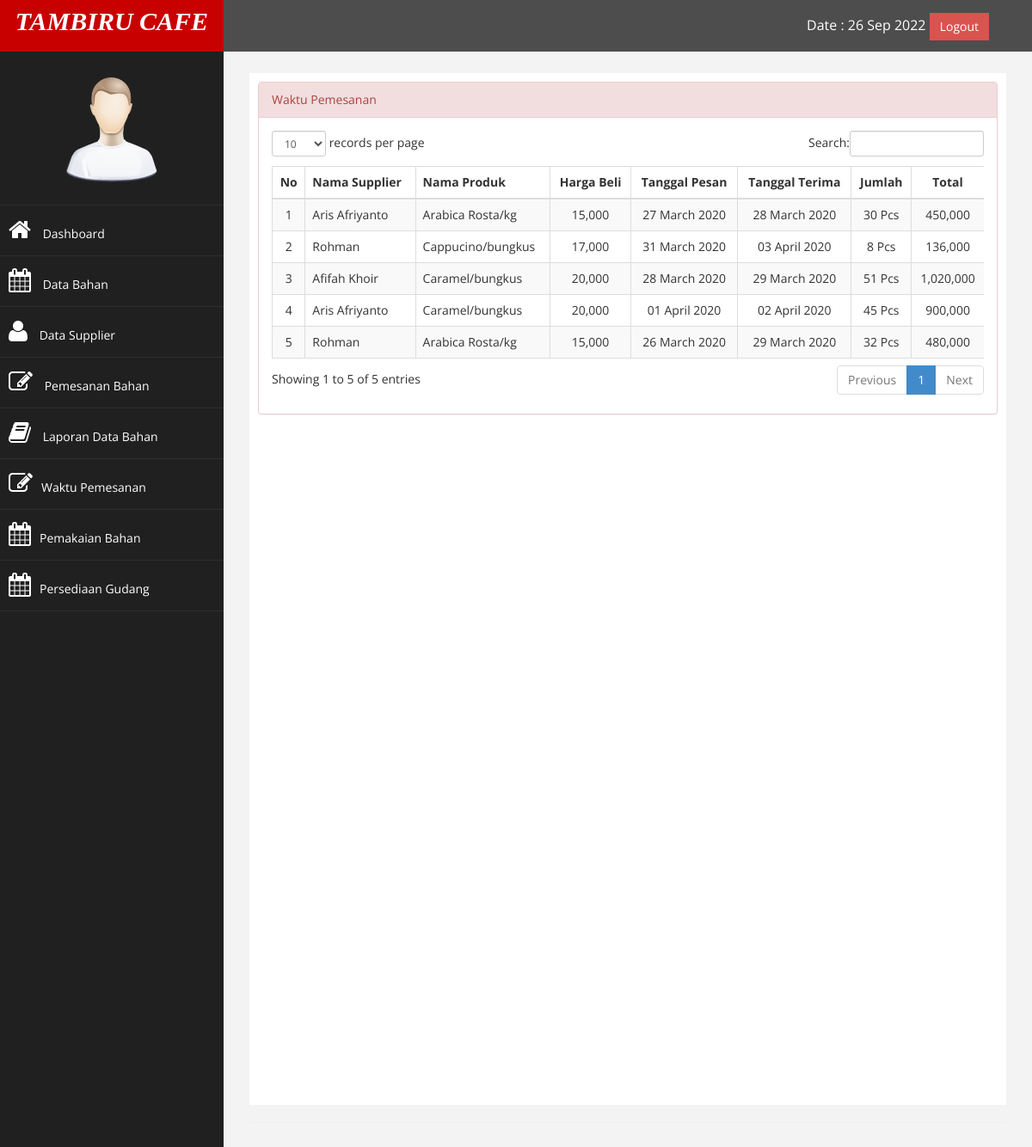
Page /index.php?page=waktu_pemesanan (signed in) on the committed database.
### tables this page shows
CREATE TABLE `pemesanan_bahan` (
  `id` int(11) NOT NULL,
  `id_pemesanan` varchar(100) NOT NULL,
  `kode_supplier` varchar(100) NOT NULL,
  `nama_supplier` varchar(100) NOT NULL,
  `alamat` varchar(100) NOT NULL,
  `nama_produk` varchar(100) NOT NULL,
  `satuan` enum('kg','buah','bungkus','karung','botol') NOT NULL,
  `harga_beli` varchar(100) NOT NULL,
  `jumlah` int(100) NOT NULL,
  `tanggal_pesan` date NOT NULL,
  `terima` int(11) NOT NULL,
  `belum` int(11) NOT NULL,
  `pakai` int(100) NOT NULL
);

### page/waktu pemesanan/waktu_pemesanan.php (the view, shortened to what this page needs)
<div class="panel panel-danger">
    <div class="panel-heading">
    	Waktu Pemesanan
    </div>
    <div class="panel-body">
    <div class="table-responsive">
    	<table class="table table-striped table-bordered table-hover" id="dataTables-example">
           	<thead>
                <tr>
                	<th style="text-align: center">No</th>
                	<th>Nama Supplier</th>
                	<th>Nama Produk</th>
                    <th style="text-align: center;">Harga Beli</th>
                	<th style="text-align: center;">Tanggal Pesan</th>
                	<th style="text-align: center;">Tanggal Terima</th>
                	<th style="text-align: center;">Jumlah</th>
                	<th style="text-align: center;">Total</th>
                </tr>
            </thead>
            <tbody>
            		<?php
            			$no = 1;
            			$sql = mysqli_query($conn, "select * from pemesanan_bahan ");
            			while ($data = mysqli_fetch_assoc($sql)) {
                            @$tanggall = (date("d F Y",  strtotime($data['tanggal_pesan'])));
							@$total = ($data['harga_beli'] * $data['jumlah'] ) ;
							@$alamat = $data['alamat'];
							if($alamat == "Aceh") {
								@$tgldb	= $data['tanggal_pesan'];
								@$pecah = explode("-", $tgldb);
								@$pp 	= $pecah[2]."-".$pecah[1]."-".$pecah[0];
								@$pecah_terima = explode("-", $pp);
								@$hass = mktime(0,0,0,$pecah_terima[1], $pecah_terima[0]+1, $pecah_terima[2]);
								@$hasile = date("d F Y", $hass);
							}else if($alamat == "Semarang") {
								@$tgldb	= $data['tanggal_pesan'];
								@$pecah = explode("-", $tgldb);
								@$pp 	= $pecah[2]."-".$pecah[1]."-".$pecah[0];
								@$pecah_terima = explode("-", $pp);
								@$hass = mktime(0,0,0,$pecah_terima[1], $pecah_terima[0]+3, $pecah_terima[2]);
								@$hasile = date("d F Y", $hass);
							}else if($alamat == "Medan") {
								@$tgldb	= $data['tanggal_pesan'];
								@$pecah = explode("-", $tgldb);
								@$pp 	= $pecah[2]."-".$pecah[1]."-".$pecah[0];
								@$pecah_terima = explode("-", $pp);
								@$hass = mktime(0,0,0,$pecah_terima[1], $pecah_terima[0]+1, $pecah_terima[2]);
								@$hasile = date("d F Y", $hass);
							}else if($alamat == "Bandung") {
								@$tgldb	= $data['tanggal_pesan'];
								@$pecah = explode("-", $tgldb);
								@$pp 	= $pecah[2]."-".$pecah[1]."-".$pecah[0];
								@$pecah_terima = explode("-", $pp);
								@$hass = mktime(0,0,0,$pecah_terima[1], $pecah_terima[0]+2, $pecah_terima[2]);
								@$hasile = date("d F Y", $hass);
							}
            		?>
            	<tr>
            		<td align="center"><?php echo $no++; ?></td>
            		<td><?php echo $data['nama_supplier']; ?></td>
            		<td><?php echo $data['nama_produk'] . "/" . $data['satuan']; ?></td>
            		<td align="center"><?php echo number_format($data['harga_beli']); ?></td>
            		<td align="center"><?php echo $tanggall; ?></td>
            		<td align="center"><?php echo $hasile; ?></td>
            		<td align="center"><?php echo $data['jumlah']; ?> Pcs</td>
            		<td align="center"><?php echo number_format($total); ?></td>
            	</tr>
            	<?php
            		}
            	?>
                    </tbody>
                </table>
            </div>
    	</div>
	</div>
</div>

### assets/css/custom.css (style rules this page uses)
body { font-family: 'Open Sans', sans-serif; }

### rows in the picture
pemesanan_bahan: nama_supplier "Aris Afriyanto", nama_produk "Arabica Rosta", satuan "kg", harga_beli "15,000", tanggal_pesan "27 March 2020", tanggal_pesan "28 March 2020", jumlah "30", total "450,000"
pemesanan_bahan: nama_supplier "Rohman", nama_produk "Cappucino", satuan "bungkus", harga_beli "17,000", tanggal_pesan "31 March 2020", tanggal_pesan "03 April 2020", jumlah "8", total "136,000"
pemesanan_bahan: nama_supplier "Afifah Khoir", nama_produk "Caramel", satuan "bungkus", harga_beli "20,000", tanggal_pesan "28 March 2020", tanggal_pesan "29 March 2020", jumlah "51", total "1,020,000"
pemesanan_bahan: nama_supplier "Aris Afriyanto", nama_produk "Caramel", satuan "bungkus", harga_beli "20,000", tanggal_pesan "01 April 2020", tanggal_pesan "02 April 2020", jumlah "45", total "900,000"
pemesanan_bahan: nama_supplier "Rohman", nama_produk "Arabica Rosta", satuan "kg", harga_beli "15,000", tanggal_pesan "26 March 2020", tanggal_pesan "29 March 2020", jumlah "32", total "480,000"
